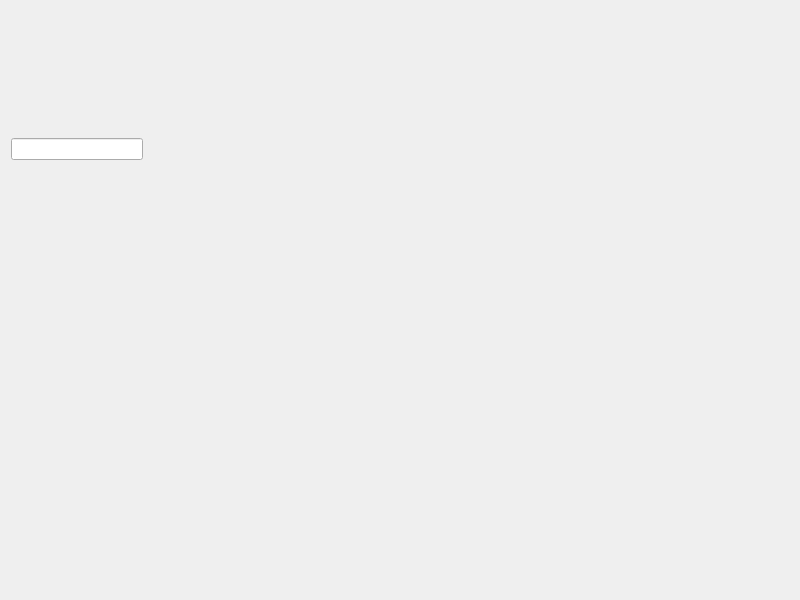
<?xml version="1.0" encoding="UTF-8"?>
<ui version="4.0">
 <class>MainWindow</class>
 <widget class="QMainWindow" name="MainWindow">
  <property name="geometry">
   <rect>
    <x>0</x>
    <y>0</y>
    <width>800</width>
    <height>600</height>
   </rect>
  </property>
  <property name="windowTitle">
   <string>MainWindow</string>
  </property>
  <property name="windowIcon">
   <iconset resource="res.qrc">
    <normaloff>:/icon.png</normaloff>:/icon.png</iconset>
  </property>
  <widget class="QWidget" name="centralWidget">
   <widget class="QWidget" name="verticalWidgetAccount" native="true">
    <property name="geometry">
     <rect>
      <x>0</x>
      <y>0</y>
      <width>186</width>
      <height>213</height>
     </rect>
    </property>
    <layout class="QVBoxLayout" name="verticalLayout">
     <property name="spacing">
      <number>5</number>
     </property>
     <item>
      <layout class="QHBoxLayout" name="avantarLayout">
       <property name="spacing">
        <number>0</number>
       </property>
       <item>
        <widget class="QLabel" name="labelAvantar">
         <property name="minimumSize">
          <size>
           <width>80</width>
           <height>80</height>
          </size>
         </property>
         <property name="maximumSize">
          <size>
           <width>80</width>
           <height>80</height>
          </size>
         </property>
         <property name="text">
          <string/>
         </property>
         <property name="alignment">
          <set>Qt::AlignCenter</set>
         </property>
        </widget>
       </item>
      </layout>
     </item>
     <item>
      <widget class="QLabel" name="labelUserName">
       <property name="palette">
        <palette>
         <active>
          <colorrole role="WindowText">
           <brush brushstyle="SolidPattern">
            <color alpha="255">
             <red>255</red>
             <green>255</green>
             <blue>255</blue>
            </color>
           </brush>
          </colorrole>
         </active>
         <inactive>
          <colorrole role="WindowText">
           <brush brushstyle="SolidPattern">
            <color alpha="255">
             <red>255</red>
             <green>255</green>
             <blue>255</blue>
            </color>
           </brush>
          </colorrole>
         </inactive>
         <disabled>
          <colorrole role="WindowText">
           <brush brushstyle="SolidPattern">
            <color alpha="255">
             <red>146</red>
             <green>147</green>
             <blue>147</blue>
            </color>
           </brush>
          </colorrole>
         </disabled>
        </palette>
       </property>
       <property name="font">
        <font>
         <pointsize>12</pointsize>
        </font>
       </property>
       <property name="text">
        <string/>
       </property>
       <property name="alignment">
        <set>Qt::AlignCenter</set>
       </property>
       <property name="margin">
        <number>0</number>
       </property>
      </widget>
     </item>
     <item>
      <widget class="QWidget" name="passwordLayout" native="true">
       <layout class="QHBoxLayout" name="horizontalLayout">
        <property name="spacing">
         <number>0</number>
        </property>
        <property name="leftMargin">
         <number>0</number>
        </property>
        <property name="topMargin">
         <number>0</number>
        </property>
        <property name="rightMargin">
         <number>0</number>
        </property>
        <property name="bottomMargin">
         <number>0</number>
        </property>
        <item>
         <widget class="QLineEdit" name="lineEditPassword">
          <property name="statusTip">
           <string>aaaa</string>
          </property>
          <property name="echoMode">
           <enum>QLineEdit::Password</enum>
          </property>
         </widget>
        </item>
        <item>
         <widget class="QPushButton" name="pushButtonLogin">
          <property name="sizePolicy">
           <sizepolicy hsizetype="Fixed" vsizetype="Fixed">
            <horstretch>0</horstretch>
            <verstretch>0</verstretch>
           </sizepolicy>
          </property>
          <property name="minimumSize">
           <size>
            <width>32</width>
            <height>32</height>
           </size>
          </property>
          <property name="maximumSize">
           <size>
            <width>32</width>
            <height>32</height>
           </size>
          </property>
          <property name="cursor">
           <cursorShape>PointingHandCursor</cursorShape>
          </property>
          <property name="text">
           <string/>
          </property>
          <property name="icon">
           <iconset resource="res.qrc">
            <normaloff>:/icon.png</normaloff>:/icon.png</iconset>
          </property>
          <property name="iconSize">
           <size>
            <width>28</width>
            <height>28</height>
           </size>
          </property>
          <property name="flat">
           <bool>true</bool>
          </property>
         </widget>
        </item>
       </layout>
      </widget>
     </item>
     <item>
      <widget class="QLabel" name="labelTips">
       <property name="palette">
        <palette>
         <active>
          <colorrole role="WindowText">
           <brush brushstyle="SolidPattern">
            <color alpha="255">
             <red>255</red>
             <green>0</green>
             <blue>0</blue>
            </color>
           </brush>
          </colorrole>
         </active>
         <inactive>
          <colorrole role="WindowText">
           <brush brushstyle="SolidPattern">
            <color alpha="255">
             <red>255</red>
             <green>0</green>
             <blue>0</blue>
            </color>
           </brush>
          </colorrole>
         </inactive>
         <disabled>
          <colorrole role="WindowText">
           <brush brushstyle="SolidPattern">
            <color alpha="255">
             <red>146</red>
             <green>147</green>
             <blue>147</blue>
            </color>
           </brush>
          </colorrole>
         </disabled>
        </palette>
       </property>
       <property name="font">
        <font>
         <pointsize>12</pointsize>
        </font>
       </property>
       <property name="text">
        <string/>
       </property>
       <property name="alignment">
        <set>Qt::AlignCenter</set>
       </property>
      </widget>
     </item>
    </layout>
   </widget>
   <widget class="QPushButton" name="pushButtonShutdown">
    <property name="geometry">
     <rect>
      <x>720</x>
      <y>540</y>
      <width>40</width>
      <height>40</height>
     </rect>
    </property>
    <property name="cursor">
     <cursorShape>PointingHandCursor</cursorShape>
    </property>
    <property name="text">
     <string/>
    </property>
    <property name="iconSize">
     <size>
      <width>40</width>
      <height>40</height>
     </size>
    </property>
    <property name="flat">
     <bool>true</bool>
    </property>
   </widget>
   <widget class="QWidget" name="verticalWidgetTime" native="true">
    <property name="geometry">
     <rect>
      <x>30</x>
      <y>460</y>
      <width>200</width>
      <height>110</height>
     </rect>
    </property>
    <layout class="QVBoxLayout" name="verticalLayout_2">
     <item>
      <widget class="QLabel" name="labelTime">
       <property name="palette">
        <palette>
         <active>
          <colorrole role="WindowText">
           <brush brushstyle="SolidPattern">
            <color alpha="255">
             <red>255</red>
             <green>255</green>
             <blue>255</blue>
            </color>
           </brush>
          </colorrole>
         </active>
         <inactive>
          <colorrole role="WindowText">
           <brush brushstyle="SolidPattern">
            <color alpha="255">
             <red>255</red>
             <green>255</green>
             <blue>255</blue>
            </color>
           </brush>
          </colorrole>
         </inactive>
         <disabled>
          <colorrole role="WindowText">
           <brush brushstyle="SolidPattern">
            <color alpha="255">
             <red>146</red>
             <green>147</green>
             <blue>147</blue>
            </color>
           </brush>
          </colorrole>
         </disabled>
        </palette>
       </property>
       <property name="font">
        <font>
         <pointsize>40</pointsize>
         <weight>50</weight>
         <bold>false</bold>
        </font>
       </property>
       <property name="text">
        <string/>
       </property>
       <property name="alignment">
        <set>Qt::AlignCenter</set>
       </property>
      </widget>
     </item>
     <item>
      <widget class="QLabel" name="labelDate">
       <property name="palette">
        <palette>
         <active>
          <colorrole role="WindowText">
           <brush brushstyle="SolidPattern">
            <color alpha="255">
             <red>255</red>
             <green>255</green>
             <blue>255</blue>
            </color>
           </brush>
          </colorrole>
         </active>
         <inactive>
          <colorrole role="WindowText">
           <brush brushstyle="SolidPattern">
            <color alpha="255">
             <red>255</red>
             <green>255</green>
             <blue>255</blue>
            </color>
           </brush>
          </colorrole>
         </inactive>
         <disabled>
          <colorrole role="WindowText">
           <brush brushstyle="SolidPattern">
            <color alpha="255">
             <red>146</red>
             <green>147</green>
             <blue>147</blue>
            </color>
           </brush>
          </colorrole>
         </disabled>
        </palette>
       </property>
       <property name="font">
        <font>
         <pointsize>15</pointsize>
        </font>
       </property>
       <property name="text">
        <string/>
       </property>
       <property name="alignment">
        <set>Qt::AlignCenter</set>
       </property>
      </widget>
     </item>
    </layout>
   </widget>
   <widget class="QPushButton" name="pushButtonShutMenu">
    <property name="geometry">
     <rect>
      <x>760</x>
      <y>540</y>
      <width>40</width>
      <height>40</height>
     </rect>
    </property>
    <property name="cursor">
     <cursorShape>PointingHandCursor</cursorShape>
    </property>
    <property name="text">
     <string/>
    </property>
    <property name="iconSize">
     <size>
      <width>32</width>
      <height>32</height>
     </size>
    </property>
    <property name="flat">
     <bool>true</bool>
    </property>
   </widget>
  </widget>
 </widget>
 <layoutdefault spacing="6" margin="11"/>
 <resources>
  <include location="res.qrc"/>
 </resources>
 <connections/>
</ui>
